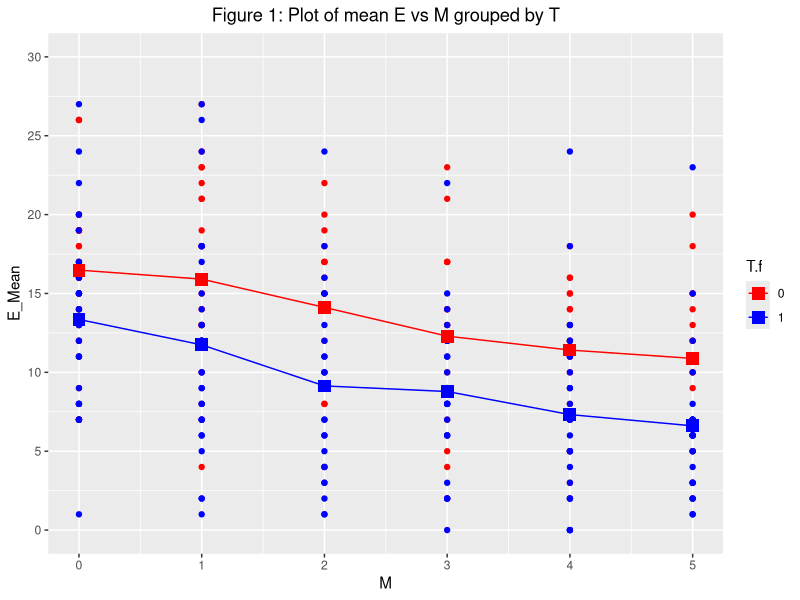
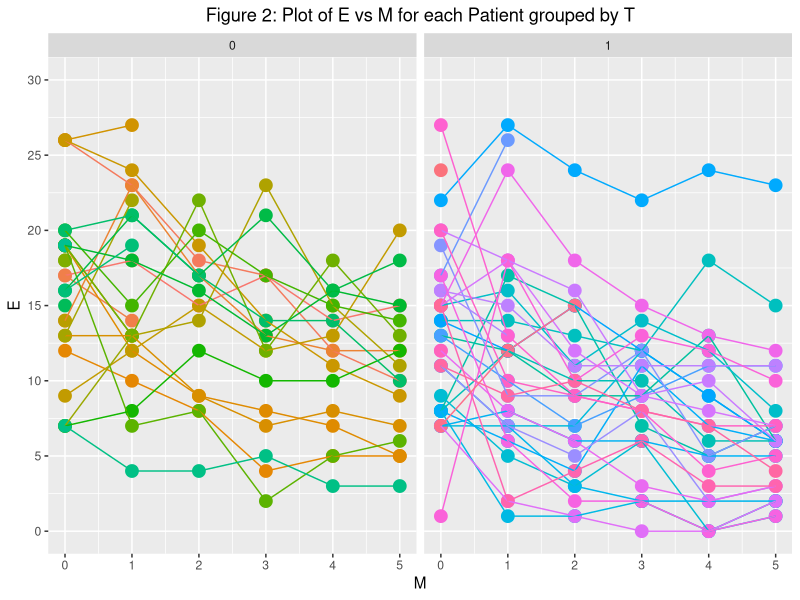
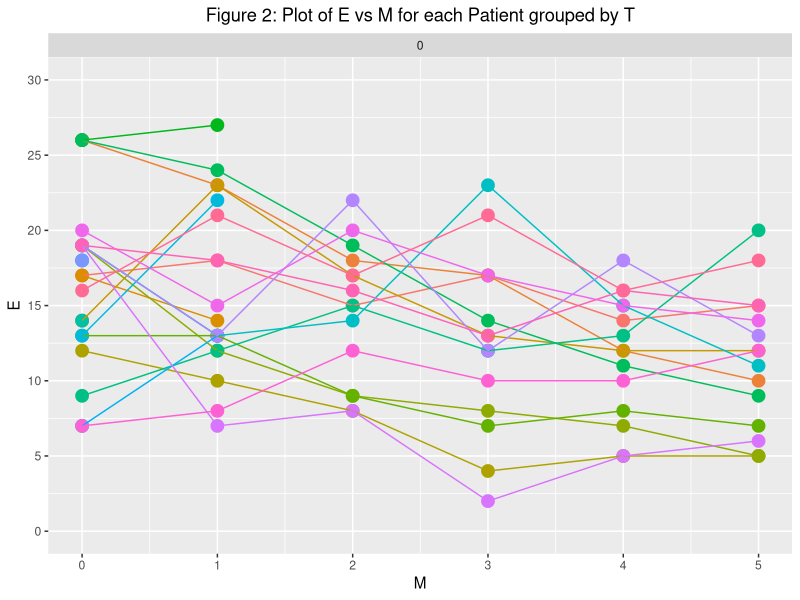

The R script that drew these images, in order:
## ---- chunk 1
knitr::opts_chunk$set(echo = TRUE)
## ---- chunk 2
### Add packages you use in Assignment 1

library("plyr")
library("tidyverse")
library("nlme")
library("car")
library("hexbin")
library("xtable")
library("knitr")
library("lmerTest")
## ---- chunk 3
## Importing the RatBrain data file from my computer.

postNatal <- read.csv(file = 'Postnatal.csv', header = TRUE)
View(postNatal)

## ---- chunk 4
postNatal <- mutate(postNatal, T.f = factor(T), Patient.f = factor(Patient))
View(postNatal)
## ---- chunk 5
# Table1: Summary for E grouped by M and T

Table_1 <- ddply(postNatal, c("T.f", "M"), summarise, n = length(E), E_mean = mean(E), E_stdev = sd(E))
Table_1
## ---- chunk 6
# Figure 1: mean E vs M for each level of T.

ggplot(data = postNatal, aes(x = M, y = E)) +
  geom_point(aes(colour = T.f)) +
  scale_colour_manual(values=c("red", "blue")) +
  geom_line(data = Table_1, aes(M, E_mean, colour = T.f)) +
  geom_point(data = Table_1, aes(M, E_mean, colour = T.f), size = 4, shape = 15) +
  labs(x = "M") + scale_y_continuous(name="E_Mean", breaks = seq(from = 0, to = 30, by = 5), limits = c(0,30)
  ) + ggtitle("Figure 1: Plot of mean E vs M grouped by T") + theme(plot.title = element_text(hjust = 0.5))
## ---- chunk 7
# There is not much difference between the mean difference between T 0 and T 1 as we move from M 0 to M 5=
## ---- chunk 8
colours = rainbow(61, s=.6, v=.9)[sample(1:61,61)]

fig = ggplot(data = postNatal, aes(x = M, y = E)) +
  geom_point(aes(colour = Patient.f), size = 4) +
  geom_line(aes(colour = Patient.f)) +
  labs(x = "M") + scale_y_continuous (name="E", breaks = seq(from = 0, to = 30, by = 5), limits = c(0,30)) +
  facet_grid(.~ T.f)  + ggtitle("Figure 2: Plot of E vs M for each Patient grouped by T") + theme(plot.title = element_text(hjust = 0.5), legend.position="none") + scale_fill_manual(values=colours)
fig
## ---- chunk 9
postNatal_short = postNatal[1:101,]
## ---- chunk 10
colours = rainbow(61, s=.6, v=.9)[sample(1:61,61)]

fig = ggplot(data = postNatal_short, aes(x = M, y = E)) +
  geom_point(aes(colour = Patient.f), size = 4) +
  geom_line(aes(colour = Patient.f)) +
  labs(x = "M") + scale_y_continuous (name="E", breaks = seq(from = 0, to = 30, by = 5), limits = c(0,30)) +
  facet_grid(.~ T.f)  + ggtitle("Figure 2: Plot of E vs M for each Patient grouped by T") + theme(plot.title = element_text(hjust = 0.5), legend.position="none") + scale_fill_manual(values=colours)
fig
## ---- chunk 11
#Question 3 c
### The researcher has chosen an unstructured structure for the variance-coviariance matrix of the random effect vector. The variance of u0 and u1 can be difference but the covariance is the same. Hence, a symmetry structure for the correlation (same correlation for all random effect) is chosen for the linear mixed model. 

# Fitting model 1 using REML

Model1 <- lme(E ~ P + T.f + M + P : T.f + P : M + T.f : M, random = ~ M | Patient.f, method = "REML",  correlation = corCompSymm(), weights = varIdent(form = ~ 1 | M), data = postNatal)
## ---- chunk 12
#Question 3 c
### 4. Choosing the appropriate structure for the R matrix (Ch 2.6)

## Eyeballing estimate of M-specific compound symmetry R matrix and corresponding correlation matrix of error vector.

# Fitting model 1 using REML

Model1B <- lme(E ~ P + T.f + M + P : T.f + P : M + T.f : M, random = ~ M | Patient.f, method = "REML", data = postNatal)
## ---- chunk 13
Model2 <- lme(E ~ P + T.f + M + P : T.f + P : M + T.f : M, random = ~ 1 | Patient.f, method = "REML", data = postNatal)
## ---- chunk 14
# Obtaining the likelihood ratio observed test statistic, LRT = 2ln(LRR) - 2ln(LNR).

likelihood <- anova(Model1, Model2) # Obtain ln(LRR) and ln(LNR)
likelihood
likelihood <- subset(likelihood, select = -c(call, Test))

## ---- chunk 15
LRT <- anova(Model1, Model2)$L.Ratio[-1] # Obtain LRT = 2ln(LRR) - 2ln(LNR)
LRT
## ---- chunk 16
Table_1 <- xtable(likelihood, align = "cccccccc", label = 'Table 1', caption = 'Likelihood ratio observed test statistic, LRT = 2ln(LRR) - 2ln(LNR)')
print(Table_1, include.rownames = FALSE, caption.placement = "top", file = "Table1.tex", append = TRUE)
## ---- chunk 17
# Calculating the p-value for the REML based likelihood ratio test

p_value <- (0.5 * pchisq(LRT, df = 1, lower.tail = FALSE)) + (0.5 * pchisq(LRT, df = 2, lower.tail = FALSE))
p_value
## ---- chunk 18
sum_model1<-coef(summary(Model1))
## ---- chunk 19
Table_2 <- xtable(sum_model1, align = "cccccc", digits = c(0,3,3,0,3,3), label = 'Table 2', caption = 'Estimate of fixed effects in model 1')
print(Table_2, include.rownames = TRUE, caption.placement = "top", file = "Table1.tex", append = TRUE)
